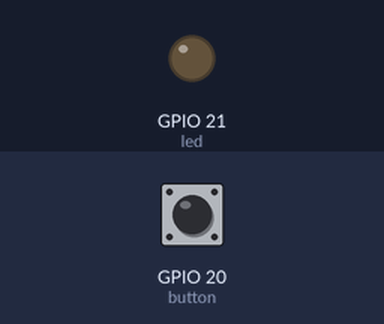
This program was run on a simulated Raspberry Pi (BCM pin numbers). On the bench: output pins drawn as LEDs (lit = HIGH). The test bench sets the inputs (shaded band); at power-on: GPIO 20 (button) HIGH.

Above: at 1.2 s.
1.3 s: GPIO 20 (button) pulled LOW for 0.15 s
At 1.7 s:
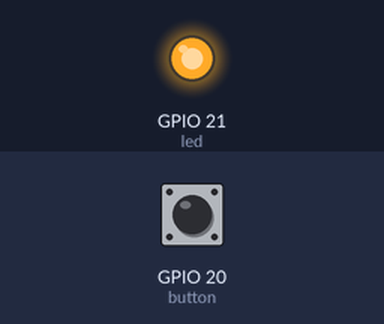
2.9 s: GPIO 20 (button) pulled LOW for 1 s
At 4.1 s:
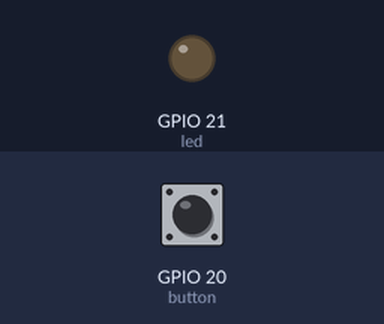
5.4 s: GPIO 20 (button) pulled LOW for 3.2 s
At 6.0 s:
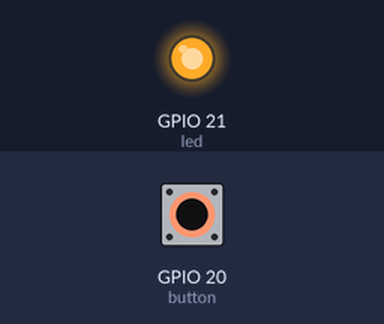
Timing chart, 0 to 8.4 s (numbered marks = the images above; inputs shaded):
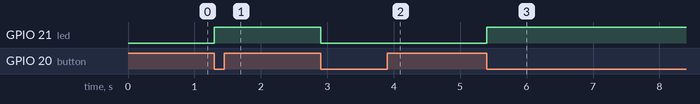

The program:

button_toggle.py
```python
#!/usr/bin/env python3
##############################
# use of a button as a toggle
#  - press to turn led on
#  - press again to turn led off
##############################
# don't seem to need to use a resistor (default is to use a built-in pull-up resistor)
#
# ground ---- button leg / other leg ---- pin 20
#

from gpiozero import Button, LED
from signal import pause

button = Button(20)
led = LED(21)

# wow this library makes it easy
button.when_pressed = led.toggle

pause()
```

Measured:
- after the input at 1.3 s, GPIO 21 (led): LOW → HIGH at once
- after the input at 2.9 s, GPIO 21 (led): HIGH → LOW at once
- after the input at 5.4 s, GPIO 21 (led): LOW → HIGH at once
